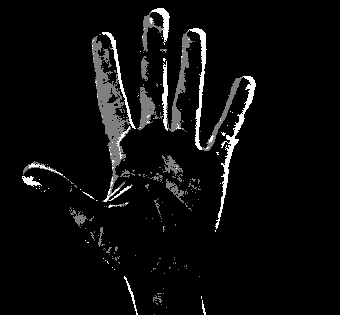
#> input picture Sample dataset/178.png, 340 x 315 px, given in place of the camera
$ jupyter execute --allow-errors hand_gesture.ipynb
#> lines starting #> are read from the running program, lines starting #| are printed output that depends on the picture; after the words box and inside, x2 and y2 are one past the last pixel; in counts of white or black regions, pixels touching at a corner belong together
[cell 1]
from keras.models import Sequential
from keras.layers import Conv2D
from keras.layers import MaxPooling2D
from keras.layers import Flatten
from keras.layers import Dense
from keras.preprocessing.image import ImageDataGenerator
import serial
import time
import numpy as np
import keras
from keras.preprocessing import image
import cv2
import imutils
import numpy as np

[cell 2]
from keras.preprocessing.image import ImageDataGenerator
#> (the rest of this cell did not finish here and is left out)

#> (a cell that did not finish here is left out)

#> (a cell that did not finish here is left out)

#> (a cell that did not finish here is left out)

[cell 6]
def write_read(x):
    data =  arduino.write(bytes(x, 'utf-8'))
    return data

[cell 7]
arduino = serial.Serial(port='COM4', baudrate=9600, timeout=.5)

#> (a cell that did not finish here is left out)

[cell 9]
global filename
global classifier

bg = None
playcount = 0
names = ['b', 'f', 'l', 'n', 'r', 's']
bgModel = cv2.createBackgroundSubtractorMOG2(0, 50)

[cell 10]
def run_avg(image, aWeight):
    global bg
    if bg is None:
        bg = image.copy().astype("float")
        return
    cv2.accumulateWeighted(image, bg, aWeight)

def segment(image, threshold=25):
    global bg
    diff = cv2.absdiff(bg.astype("uint8"), image)
    thresholded = cv2.threshold(diff, threshold, 255, cv2.THRESH_BINARY)[1]
    ( cnts, _) = cv2.findContours(thresholded.copy(), cv2.RETR_EXTERNAL, cv2.CHAIN_APPROX_SIMPLE)
    if len(cnts) == 0:
        return
    else:
        segmented = max(cnts, key=cv2.contourArea)
        return (thresholded, segmented)


def webcamPredict():

    oldresult = 'none'
    count = 0
    fgbg2 = cv2.createBackgroundSubtractorKNN();
    aWeight = 0.5
    camera = cv2.VideoCapture(0)
    top, right, bottom, left = 10, 350, 325, 690
    num_frames = 0
    while(True):
        (grabbed, frame) = camera.read()
#> frame is the input picture: shape (315, 340, 3); min 0, max 255, mean 12.4
        frame = imutils.resize(frame, width=700)
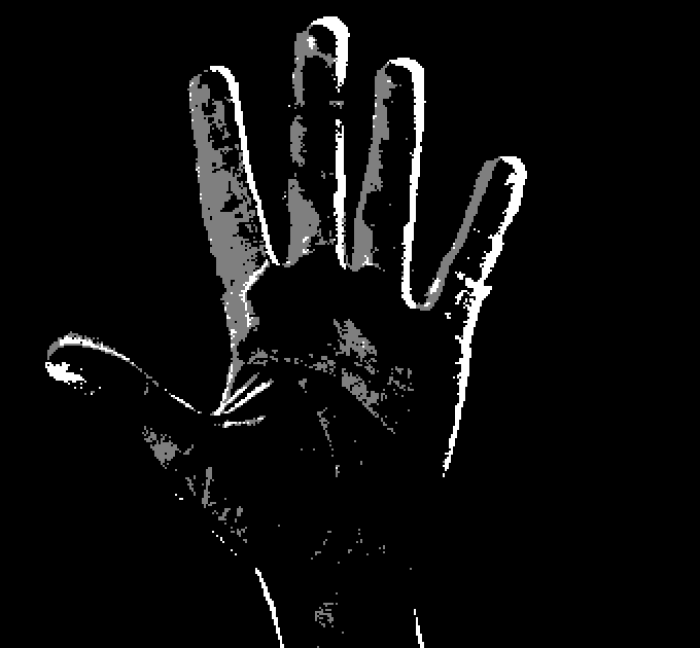
#> frame: shape (648, 700, 3); min 0, max 255, mean 12.4
        frame = cv2.flip(frame, 1)
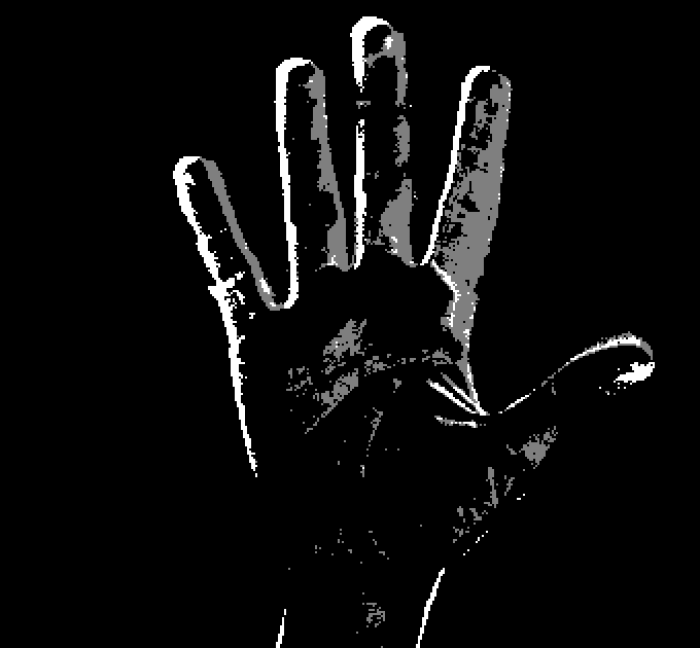
#> frame: shape (648, 700, 3); min 0, max 255, mean 12.4
        clone = frame.copy()
        (height, width) = frame.shape[:2]
#> height = 648; width = 700
        roi = frame[top:bottom, right:left]
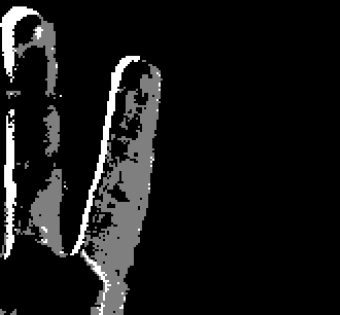
#> roi: shape (315, 340, 3); min 0, max 255, mean 22.5
        gray = cv2.cvtColor(roi, cv2.COLOR_BGR2GRAY)
        gray = cv2.GaussianBlur(gray, (41, 41), 0)
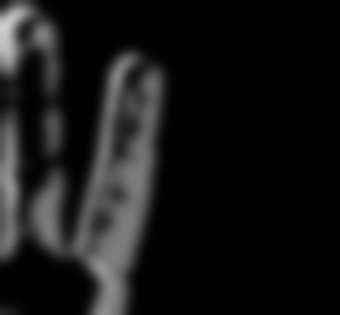
#> gray: shape (315, 340); min 0, max 206, mean 22.6
        if num_frames < 30:
            run_avg(gray, aWeight)
        else:
            temp = gray
            hand = segment(gray)
            if hand is not None:
                (thresholded, segmented) = hand
                cv2.drawContours(clone, [segmented + (right, top)], -1, (0, 0, 255))
                # [6 lines of commented-out code are left out]
                roi = frame[top:bottom, right:left]
                roi = fgbg2.apply(roi);
                cv2.imwrite("test.jpg",roi)
                #cv2.imwrite("newDataset/Fist/"+str(count)+".png",roi)
                #count = count + 1
                #print(count)

                img = cv2.imread("test.jpg")
                img = cv2.resize(img, (64, 64))
                img = img.reshape(1, 64, 64, 3)
                img = np.array(img, dtype='float32')
                img /= 255

                predict = classifier.predict(img)
                value = np.amax(predict)
                cl = np.argmax(predict)
                result = names[np.argmax(predict)]
                if value >= 0.99:
                    print(str(value)+" "+str(result))
                    value = write_read(result)
                    oldresult = 'Gesture Recognize as : '+str(result)
                    cv2.putText(clone, 'Gesture Recognize as : '+str(result), (10, 25),  cv2.FONT_HERSHEY_SIMPLEX,0.5, (0, 255, 255), 2)
                    if oldresult != result:
                        print("")
                #else:
                #    cv2.putText(clone, oldresult, (10, 25),  cv2.FONT_HERSHEY_SIMPLEX,0.5, (0, 255, 255), 2)
                cv2.imshow("video frame", roi)
            else:
                cv2.putText(clone, 'No Motion', (10, 25),  cv2.FONT_HERSHEY_SIMPLEX,0.5, (0, 255, 255), 2)
        cv2.rectangle(clone, (left, top), (right, bottom), (0,255,0), 2)
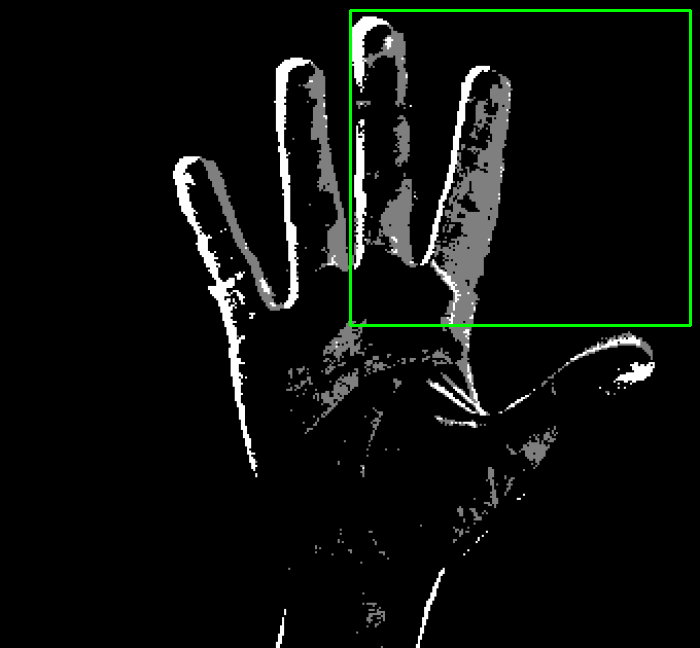
#> clone: shape (648, 700, 3); 0.87% of pixels changed, all inside (x1, y1, x2, y2) = (349, 9, 692, 327)
        num_frames += 1
        cv2.imshow("Video Feed", clone)
        keypress = cv2.waitKey(1) & 0xFF
#> (key q is pressed here)
        if keypress == ord("q"):
            break
    camera.release()
    cv2.destroyAllWindows()

$ run again, on Sample dataset/277.png
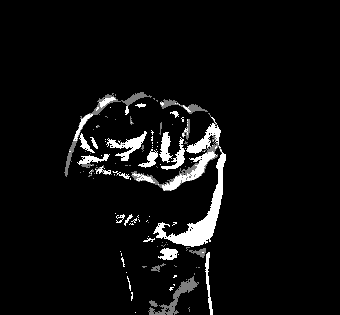
#> input picture Sample dataset/277.png, 340 x 315 px, given in place of the camera
#> in webcamPredict, frame is the input picture: shape (315, 340, 3); min 0, max 255, mean 13.7
#> in webcamPredict, `gray = cv2.GaussianBlur(gray, (41, 41), 0)`:
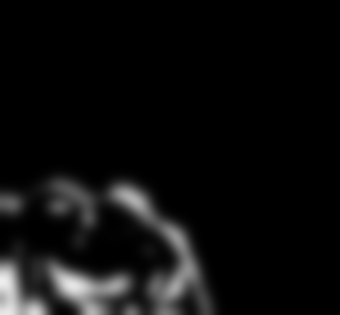
#> gray: shape (315, 340); min 0, max 238, mean 13.9
#> in webcamPredict, `cv2.rectangle(clone, (left, top), (right, bottom), (0,255,0), 2)`:
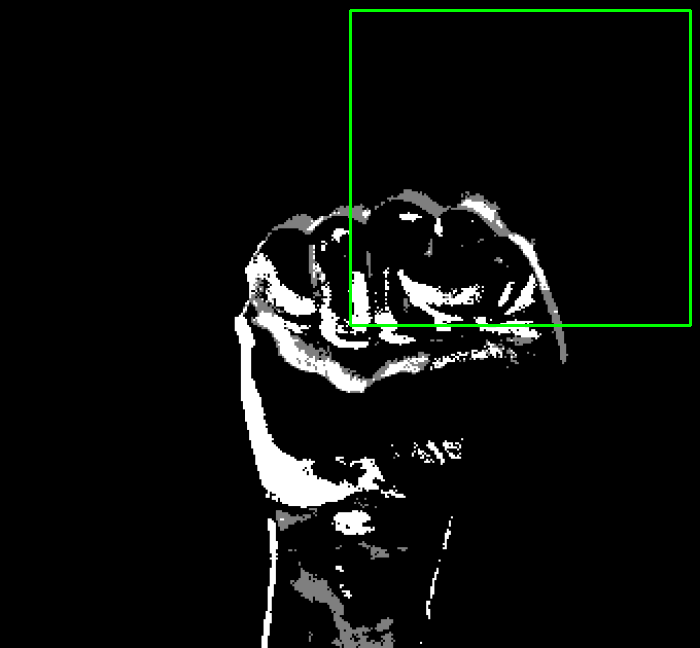
#> clone: shape (648, 700, 3); mean B, G, R 13.5, 15.7, 13.5

$ run again, on Sample dataset/5.png
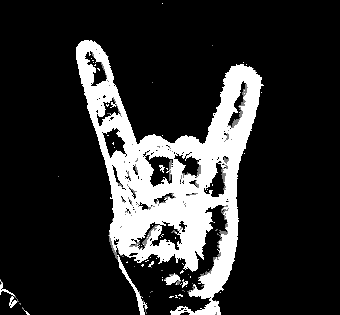
#> input picture Sample dataset/5.png, 340 x 315 px, given in place of the camera
#> in webcamPredict, frame is the input picture: shape (315, 340, 3); min 0, max 255, mean 46.3
#> in webcamPredict, `gray = cv2.GaussianBlur(gray, (41, 41), 0)`:
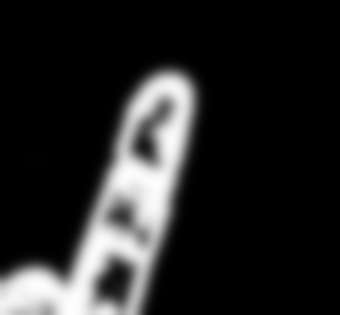
#> gray: shape (315, 340); min 0, max 254, mean 37.2
#> in webcamPredict, `cv2.rectangle(clone, (left, top), (right, bottom), (0,255,0), 2)`:
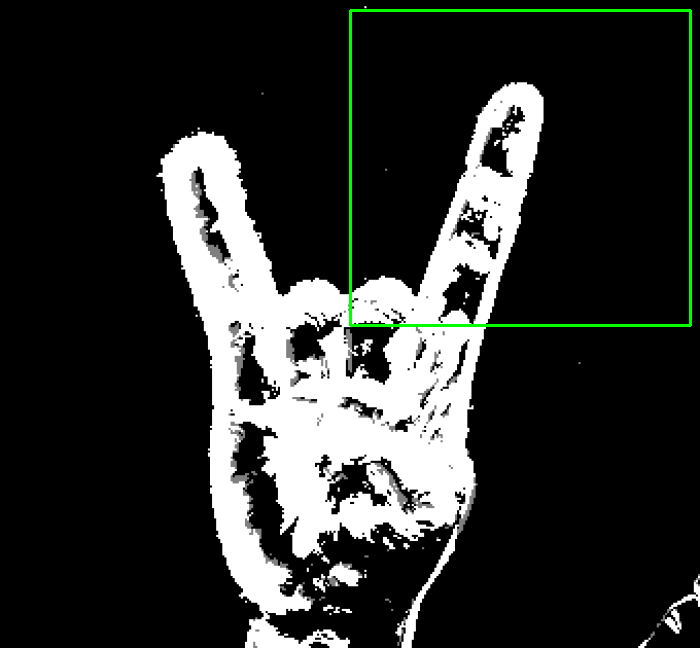
#> clone: shape (648, 700, 3); mean B, G, R 46.1, 48.3, 46.1
